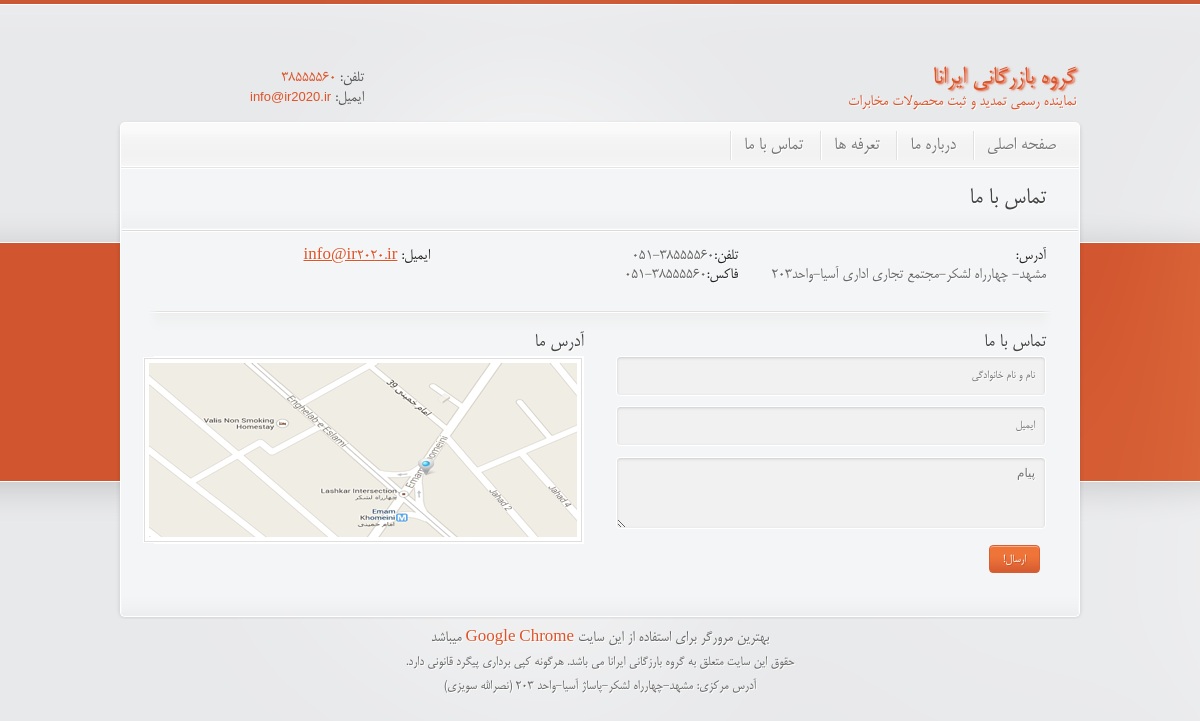
The page /contact.php on the database its author committed.
### tables this page shows
CREATE TABLE IF NOT EXISTS `settings` (
  `id` int(11) NOT NULL AUTO_INCREMENT,
  `key` varchar(30) NOT NULL,
  `value` text NOT NULL,
  PRIMARY KEY (`id`)
);

### classes/database.php (called while the page is built, shortened)
<?php
  include_once("security.php");
class Database
  {
 private static $me;
 private $link;
 public $cmd;
 function __construct()
 {
      $this->link = mysqli_connect(_DB_SERVER,_DB_USER,_DB_PASS);
	  mysqli_set_charset($this->link, "utf8");
      mysqli_select_db($this->link,_DB_NAME);
 }
public static function GetDatabase()
{
   if(is_null(self::$me))
       self::$me = new Database();
    return self::$me;
 }
public function RunSQL()
{
   $security = Security::GetSecurity ();
   $this->cmd = $security->Xss_Clean($this->cmd);
   $result =  mysqli_query($this->link,$this->cmd);
   return $result;
}
function Select($tableName, $fields=NULL, $where = NULL, $order = NULL)
{
    if ($where) $where = " WHERE " . $where;
	$this->cmd = "SELECT $fields FROM `$tableName` " . $where . $order;
	$res = $this->RunSQL();
    if ($res)
	    return mysqli_fetch_array($res);
	else
        return false;
}
  }
?>

### classes/functions.php (called while the page is built, shortened)
<?php
	include_once("database.php");
	   function GetSettingValue($key, $strip_tags = 0)
       {
			$db = Database::GetDatabase();
			$row = $db ->Select("settings","value","`key`='{$key}'");
			return ($row) ? $row["value"] : false;
       }
?>

### classes/security.php (called while the page is built, shortened)
<?php
class Security
{
    private static $me;
    public static function GetSecurity()
    {
      if(is_null(self::$me))
         self::$me = new Security();
      return self::$me;
    }
    public function Xss_Clean($data)
    {
        $data = str_replace(array('&amp;','&lt;','&gt;'), array('&amp;amp;','&amp;lt;','&amp;gt;'), $data);
        $data = preg_replace('/(&#*\w+)[\x00-\x20]+;/u', '$1;', $data);
        $data = preg_replace('/(&#x*[0-9A-F]+);*/iu', '$1;', $data);
        $data = html_entity_decode($data, ENT_COMPAT, 'UTF-8');
        $data = preg_replace('#(<[^>]+?[\x00-\x20"\'])(?:on|xmlns)[^>]*+>#iu', '$1>', $data);
        $data = preg_replace('#([a-z]*)[\x00-\x20]*=[\x00-\x20]*([`\'"]*)[\x00-\x20]*j[\x00-\x20]*a[\x00-\x20]*v[\x00-\x20]*a[\x00-\x20]*s[\x00-\x20]*c[\x00-\x20]*r[\x00-\x20]*i[\x00-\x20]*p[\x00-\x20]*t[\x00-\x20]*:#iu', '$1=$2nojavascript...', $data);
        $data = preg_replace('#([a-z]*)[\x00-\x20]*=([\'"]*)[\x00-\x20]*v[\x00-\x20]*b[\x00-\x20]*s[\x00-\x20]*c[\x00-\x20]*r[\x00-\x20]*i[\x00-\x20]*p[\x00-\x20]*t[\x00-\x20]*:#iu', '$1=$2novbscript...', $data);
        $data = preg_replace('#([a-z]*)[\x00-\x20]*=([\'"]*)[\x00-\x20]*-moz-binding[\x00-\x20]*:#u', '$1=$2nomozbinding...', $data);
        $data = preg_replace('#(<[^>]+?)style[\x00-\x20]*=[\x00-\x20]*[`\'"]*.*?expression[\x00-\x20]*\([^>]*+>#i', '$1>', $data);
        $data = preg_replace('#(<[^>]+?)style[\x00-\x20]*=[\x00-\x20]*[`\'"]*.*?behaviour[\x00-\x20]*\([^>]*+>#i', '$1>', $data);
        $data = preg_replace('#(<[^>]+?)style[\x00-\x20]*=[\x00-\x20]*[`\'"]*.*?s[\x00-\x20]*c[\x00-\x20]*r[\x00-\x20]*i[\x00-\x20]*p[\x00-\x20]*t[\x00-\x20]*:*[^>]*+>#iu', '$1>', $data);
        $data = preg_replace('#</*\w+:\w[^>]*+>#i', '', $data);
        do
        {
            $old_data = $data;
            $data = preg_replace('#</*(?:applet|b(?:ase|gsound|link)|embed|frame(?:set)?|i(?:frame|layer)|l(?:ayer|ink)|meta|object|s(?:cript|tyle)|title|xml)[^>]*+>#i', '', $data);
        }
        while ($old_data !== $data);
        return $data;
    }
}
?>

### contact.php (the view, shortened to what this page needs)
<?php
	include_once("inc/header.php");
    include_once("classes/database.php");
	include_once("classes/functions.php");
	$Contact_Email = GetSettingValue('Contact_Email',0);
	$Tell_Number = GetSettingValue('Tell_Number',0);
	$Fax_Number = GetSettingValue('Fax_Number',0);
	$Address = GetSettingValue('Address',0);
$html =<<<cd
		<div class="main png_bg">
			<div class="inner_main">
				<div class="container_alpha slogan">
					<h1>تماس با ما</h1>
				</div>
				<div class="container_gamma slogan" style="background:none">
					<div class="gs_4">
						<p style="font-size:17px;">
							<strong>ایمیل:</strong> <a href="mailto:{$Contact_Email}">{$Contact_Email}</a>
						</p>
					</div>
					<div class="gs_4">
						<p style="font-size:17px;">
							<strong>تلفن:</strong><span class="ltr" style="display:inline-block"> 051-{$Tell_Number}</span>
							<br><strong>فاکس:</strong><span class="ltr" style="display:inline-block"> 051-{$Fax_Number}</span><br><strong>
						</p>
					</div>
					<div class="gs_4 omega">
						<p style="font-size:17px;">
							<strong>آدرس:</strong><br>{$Address}
						</p>
					</div>
					<div class="hr"></div>
					<div class="gs_6 omega" style="margin-left:15px;padding-left:17px">
						<h3>تماس با ما</h3>
						<form method="post" action="" id="frmcontact">
							<div id="form_container">
								<div id="form_main">
									<input type="text" name="name" id="name" placeholder="نام و نام خانوادگی" title="Name">
									<input type="text" name="email" id="email" placeholder="ایمیل" title="Email">
									<textarea name="comments" id="comments" rows="4" cols="4" placeholder="پیام" placeholder="Message"></textarea>
									<p>
										<input type="submit" name="submit1" id="submit1" value="ارسال!" class="superbutton">
									</p>
								</div>
							</div>
						</form>
					</div>
					<div class="gs_6 omega">
						<h3>آدرس ما</h3>
						<div class="add_border" style="width: 428px;">
						<img src="images/map.png" alt="irana" width="428px" height="174px" class="border_magic" style="display: block;"></div>
					</div>
					<div class="clearfix"></div>
				</div>
			</div>
		</div>
    	<div class="endmain png_bg"></div>
cd;
    echo $html;
	include_once("inc/footer.php");
?>

### css/rainbow.css (style rules this page uses)
a, a:active, a:visited ,#main_link_color,#personal_data p span,#personal_data p span a { color:#DE5328; }
body { background:url(../images/background.png) repeat-x scroll 0 0 #e8e9eb; }
a.superbutton,.inner_main input.superbutton { color:#ffffff; background:url(../images/superbutton.png) repeat-x center -1px transparent; border:1px solid #d65f34; box-shadow:inset 0px 1px #faaa82; text-shadow:1px 1px #c8542d; }
a:link { -webkit-tap-highlight-color: #DE5328; }

### rows shown on the page
settings: value "info@ir2020.ir"
settings: value "38555560"
settings: value "38555560"
settings: value "مشهد- چهارراه لشکر-مجتمع تجاری اداری آسیا-واحد203"
